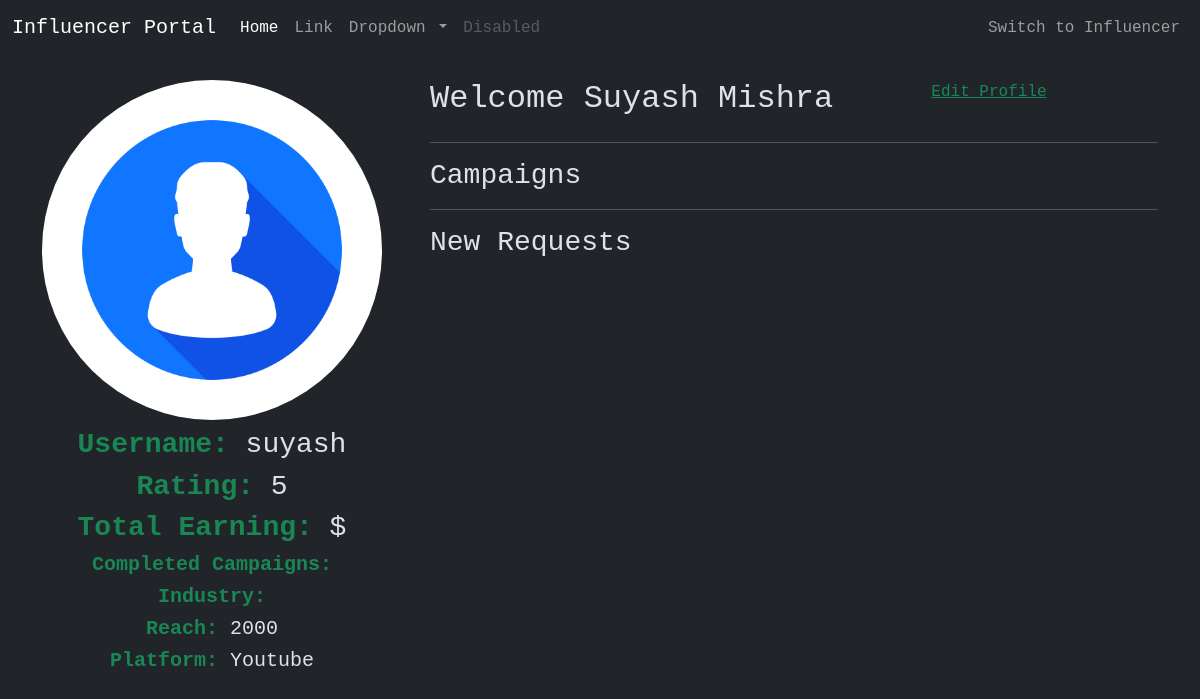
The app's page /dashboard (signed in) with its own data.
### models/__init__.py (models this page shows, shortened)
class Base(DeclarativeBase):
    pass

class User(Base, UserMixin):
    __tablename__ = 'users'
    id: Mapped[int] = mapped_column(primary_key=True)
    name: Mapped[str] = mapped_column(nullable=False)
    username: Mapped[str] = mapped_column(nullable=False)
    email_address: Mapped[str] = mapped_column(unique=True, nullable=False)
    password_hash: Mapped[str] = mapped_column(nullable=False)
    wallet: Mapped[int] = mapped_column(nullable=False, default=1000)
    currently_logged_in_as: Mapped[bool] = mapped_column(nullable=False, default=False)
    is_sponsor: Mapped[bool] = mapped_column(nullable=False, default=False)
    sponsor: Mapped['Sponsor'] = relationship(back_populates='user')
    is_influencer: Mapped[bool] = mapped_column(nullable=False, default=False)
    influencer: Mapped['Influencer'] = relationship(
        back_populates='user')
    @property
    def password(self):
        return self.password
    @property
    def role(self):
        return self.role
    @role.setter
    def role(self, role):
        if role == 'influencer':
            self.is_influencer = True
        if role == 'sponsor':
            self.is_sponsor = True

class Influencer(Base):
    __tablename__ = 'influencers'
    id: Mapped[int] = mapped_column(primary_key=True)
    influencer_id: Mapped[int] = mapped_column(ForeignKey('users.id'))
    user: Mapped['User'] = relationship(back_populates='influencer')
    category: Mapped[str] = mapped_column(nullable=False)
    niche: Mapped[str] = mapped_column(nullable=False)
    reach: Mapped[int] = mapped_column(nullable=False, default=1)
    rating: Mapped[int] = mapped_column(nullable=False, default=5)
    finished_campaigns:Mapped[int] = mapped_column(nullable=False, default=0)
    active_campaigns: Mapped[List['Campaign']] = relationship(
        back_populates='assigned_to')
    ad_requests: Mapped[List['AdRequest']] = relationship(
        back_populates='influencer')

### routes/__init__.py (the view)
@app.route('/dashboard')
@login_required
def dashboard_page():
    return render_template('dashboard.html', progress=80)

### models/__init__.py (called while the page is built)
@login_manager.user_loader
def load_user(user_id):
    return session.query(User).get(int(user_id))

### app/templates/dashboard.html (shortened to what this page needs)
{% extends 'base.html'%} {% block title %}Dashboard{% endblock %} {% block
content %} {% if current_user.is_sponsor or current_user.is_influencer %}
<div class="container mt-4">
	<div id="influencer">
		<div class="row gx-md-5">
			<div class="col-12 col-md-4">
				<img
					src="/static/img/profile.jpg"
					alt="Profile Pic"
					class="w-100 rounded rounded-circle"
				/>
				<h3 class="text-center mt-2">
					<strong class="text-success">Username: </strong>
					{{current_user.username}}
				</h3>
				<h3 class="text-center mt-2">
					<strong class="text-success">Rating: </strong>
					{{current_user.influencer.rating}}
				</h3>
				<h3 class="text-center mt-2">
					<strong class="text-success">Total Earning: </strong>
					{{current_user.earning}} $
				</h3>
				<h5 class="text-center mt-2">
					<strong class="text-success">Completed Campaigns: </strong>
				</h5>
				<h5 class="text-center mt-2">
					<strong class="text-success">Industry: </strong>
				</h5>
				<h5 class="text-center mt-2">
					<strong class="text-success">Reach: </strong>
					{{current_user.influencer.reach}}
				</h5>
				<h5 class="text-center mt-2">
					<strong class="text-success">Platform: </strong>
					{{current_user.influencer.category}}
				</h5>
			</div>
			<div class="col-12 col-md-8">
				<div class="row">
					<h2 class="col-12 col-md-8">
						Welcome {{current_user.name}}
					</h2>
					<a class="col-12 col-md-4 text-success" href="#"
						>Edit Profile</a
					>
				</div>
				<hr />
				<div class="">
					<h3 class="col-12">Campaigns</h3>
					<hr />
					<div class="col-12">
						<h3 class="col-12">New Requests</h3>
				</div>
				<br /><br /><br /><br /><br /><br /><br /><br /><br /><br /><br /><br /><br /><br /><br /><br />
			</div>
		</div>
	</div>
	{%endif%} {% endblock%}

### app/templates/base.html (shortened to what this page needs)
<!DOCTYPE html>
<html lang="en" data-bs-theme="dark">
	<head>
<link rel="stylesheet" href="https://cdnjs.cloudflare.com/ajax/libs/font-awesome/4.7.0/css/font-awesome.min.css">
		<link href="https://cdn.jsdelivr.net/npm/bootstrap@5.3.3/dist/css/bootstrap.min.css" rel="stylesheet">
	</head>
	<body >
		{%include 'includes/navbar.html' %}
		<div class="">
		{% block content %} {% endblock %}
</div>
	</body>
</html>

### app/templates/includes/navbar.html (shortened to what this page needs)
<nav class="navbar navbar-expand-lg navbar-dark bg-dark">
	<div class="container-fluid">
		<a class="navbar-brand" href="#"> Influencer Portal </a>
		<div class="collapse navbar-collapse" id="navbarSupportedContent">
			<ul class="navbar-nav me-auto mb-2 mb-lg-0">
				<li class="nav-item">
					<a class="nav-link active" aria-current="page" href="#"
						>Home</a
					>
				</li>
				<li class="nav-item">
					<a class="nav-link" href="#">Link</a>
				</li>
				<li class="nav-item dropdown">
					<a
						class="nav-link dropdown-toggle"
						href="#"
						id="navbarDropdown"
						role="button"
						data-bs-toggle="dropdown"
						aria-expanded="false"
					>
						Dropdown
					</a>
				</li>
				<li class="nav-item">
					<a
						class="nav-link disabled"
						href="#"
						tabindex="-1"
						aria-disabled="true"
						>Disabled</a
					>
				</li>
			</ul>
			{%if current_user.is_authenticated %}
			{%if current_user.is_influencer %}
			{% if current_user.currently_logged_in_as%}
			<ul class="navbar-nav disabled">
				<li class="float-end">
					<a class="nav-link" href="#">Switch to Influencer</a>
				</li>
			</ul>
			{%endif%}
			{%endif%}
			{%endif%}
		</div>
	</div>
</nav>

### app/templates/base.html (style rules this page uses)
body { font-family: monospace; }

### records on screen
User: username "suyash", name "Suyash Mishra"
Influencer: influencer.rating "5", influencer.reach "2000", influencer.category "Youtube"
